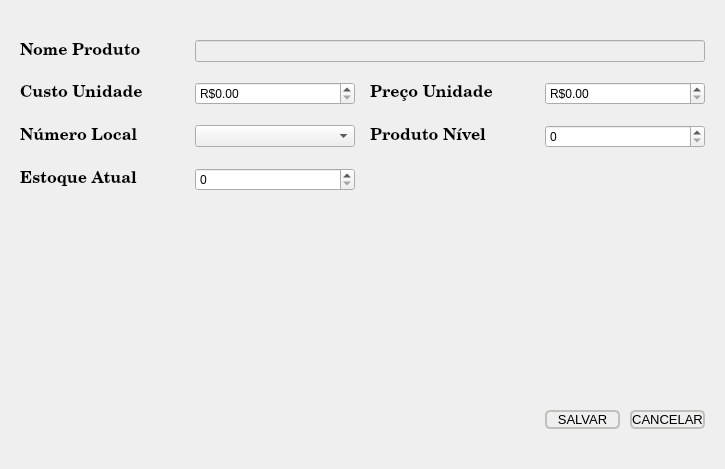
<?xml version="1.0" encoding="UTF-8"?>
<ui version="4.0">
 <class>Dialog</class>
 <widget class="QDialog" name="Dialog">
  <property name="geometry">
   <rect>
    <x>0</x>
    <y>0</y>
    <width>725</width>
    <height>469</height>
   </rect>
  </property>
  <property name="windowTitle">
   <string>Atualizar produto</string>
  </property>
  <property name="styleSheet">
   <string notr="true"/>
  </property>
  <layout class="QGridLayout" name="gridLayout">
   <property name="leftMargin">
    <number>20</number>
   </property>
   <property name="topMargin">
    <number>40</number>
   </property>
   <property name="rightMargin">
    <number>20</number>
   </property>
   <property name="bottomMargin">
    <number>40</number>
   </property>
   <property name="horizontalSpacing">
    <number>15</number>
   </property>
   <property name="verticalSpacing">
    <number>20</number>
   </property>
   <item row="1" column="2">
    <widget class="QLabel" name="label_4">
     <property name="font">
      <font>
       <family>C059</family>
       <pointsize>12</pointsize>
       <bold>true</bold>
      </font>
     </property>
     <property name="text">
      <string>Preço Unidade</string>
     </property>
    </widget>
   </item>
   <item row="2" column="1">
    <widget class="QComboBox" name="comboBox"/>
   </item>
   <item row="2" column="0">
    <widget class="QLabel" name="label_5">
     <property name="font">
      <font>
       <family>C059</family>
       <pointsize>12</pointsize>
       <bold>true</bold>
      </font>
     </property>
     <property name="text">
      <string>Número Local</string>
     </property>
    </widget>
   </item>
   <item row="1" column="0">
    <widget class="QLabel" name="label_2">
     <property name="font">
      <font>
       <family>C059</family>
       <pointsize>12</pointsize>
       <bold>true</bold>
      </font>
     </property>
     <property name="text">
      <string>Custo Unidade</string>
     </property>
    </widget>
   </item>
   <item row="2" column="3">
    <widget class="QSpinBox" name="spinBox"/>
   </item>
   <item row="2" column="2">
    <widget class="QLabel" name="label_3">
     <property name="font">
      <font>
       <family>C059</family>
       <pointsize>12</pointsize>
       <bold>true</bold>
      </font>
     </property>
     <property name="text">
      <string>Produto Nível</string>
     </property>
    </widget>
   </item>
   <item row="1" column="3">
    <widget class="QDoubleSpinBox" name="doubleSpinBox_2">
     <property name="prefix">
      <string>R$</string>
     </property>
     <property name="maximum">
      <double>100000000000000000.000000000000000</double>
     </property>
    </widget>
   </item>
   <item row="3" column="1">
    <widget class="QSpinBox" name="spinBox_2">
     <property name="maximum">
      <number>9999999</number>
     </property>
    </widget>
   </item>
   <item row="0" column="1" colspan="3">
    <widget class="QLineEdit" name="lineEdit">
     <property name="enabled">
      <bool>false</bool>
     </property>
    </widget>
   </item>
   <item row="0" column="0">
    <widget class="QLabel" name="label">
     <property name="font">
      <font>
       <family>C059</family>
       <pointsize>12</pointsize>
       <bold>true</bold>
      </font>
     </property>
     <property name="text">
      <string>Nome Produto</string>
     </property>
    </widget>
   </item>
   <item row="1" column="1">
    <widget class="QDoubleSpinBox" name="doubleSpinBox">
     <property name="prefix">
      <string>R$</string>
     </property>
     <property name="maximum">
      <double>100000000000000000.000000000000000</double>
     </property>
    </widget>
   </item>
   <item row="4" column="1">
    <spacer name="verticalSpacer">
     <property name="orientation">
      <enum>Qt::Vertical</enum>
     </property>
     <property name="sizeHint" stdset="0">
      <size>
       <width>20</width>
       <height>40</height>
      </size>
     </property>
    </spacer>
   </item>
   <item row="3" column="0">
    <widget class="QLabel" name="label_6">
     <property name="font">
      <font>
       <family>C059</family>
       <pointsize>12</pointsize>
       <bold>true</bold>
      </font>
     </property>
     <property name="text">
      <string>Estoque Atual</string>
     </property>
    </widget>
   </item>
   <item row="5" column="3">
    <layout class="QHBoxLayout" name="horizontalLayout">
     <property name="spacing">
      <number>10</number>
     </property>
     <item>
      <widget class="QPushButton" name="pushButton">
       <property name="font">
        <font>
         <pointsize>10</pointsize>
        </font>
       </property>
       <property name="focusPolicy">
        <enum>Qt::NoFocus</enum>
       </property>
       <property name="styleSheet">
        <string notr="true">border-color: rgb(192, 191, 188);
border-style: solid;
border-width: 2px;
border-radius: 5px;</string>
       </property>
       <property name="text">
        <string>SALVAR</string>
       </property>
      </widget>
     </item>
     <item>
      <widget class="QPushButton" name="pushButton_2">
       <property name="font">
        <font>
         <pointsize>10</pointsize>
        </font>
       </property>
       <property name="focusPolicy">
        <enum>Qt::NoFocus</enum>
       </property>
       <property name="styleSheet">
        <string notr="true">border-color: rgb(192, 191, 188);
border-style: solid;
border-width: 2px;
border-radius: 5px;</string>
       </property>
       <property name="text">
        <string>CANCELAR</string>
       </property>
      </widget>
     </item>
    </layout>
   </item>
  </layout>
 </widget>
 <resources/>
 <connections/>
</ui>
